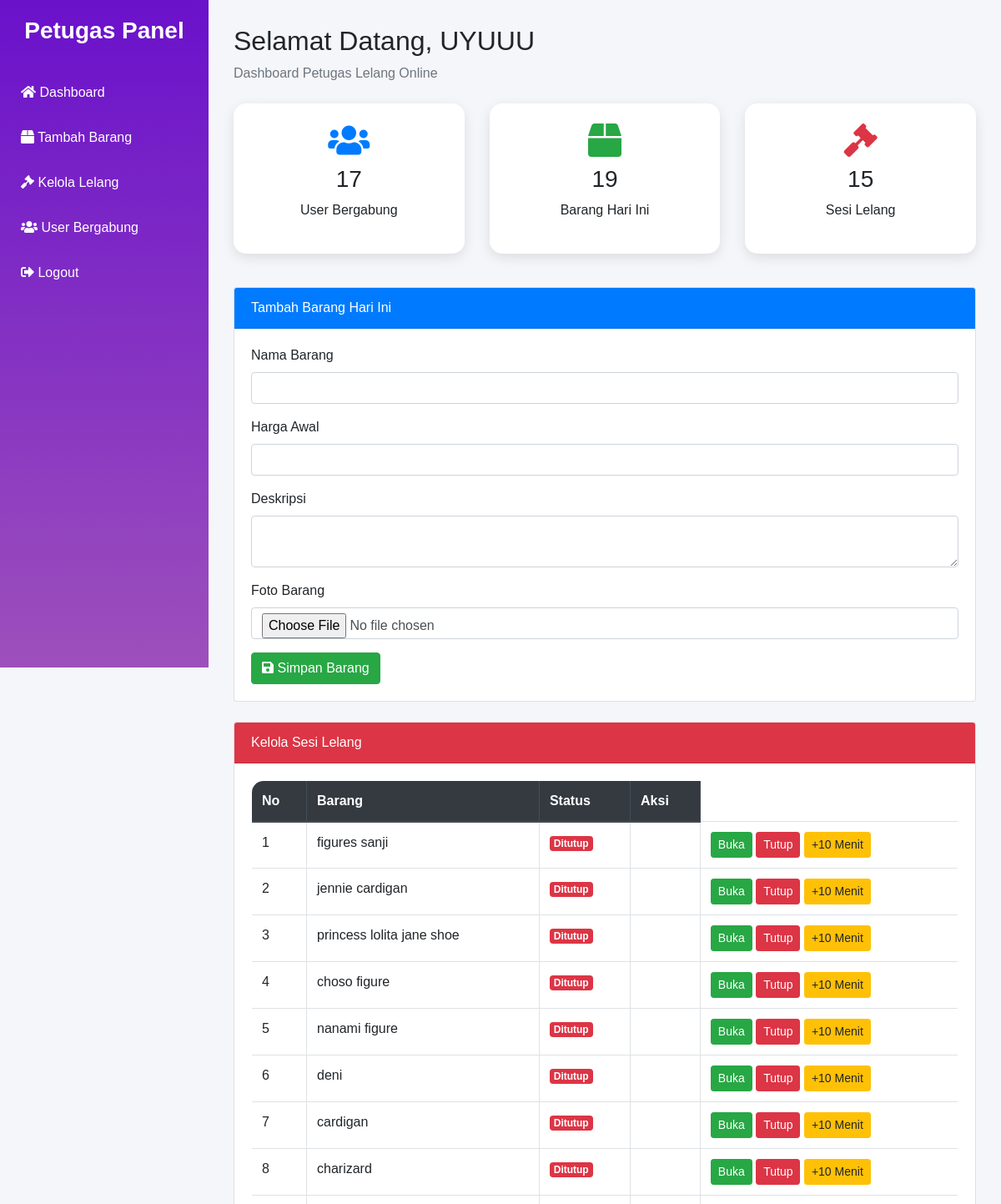
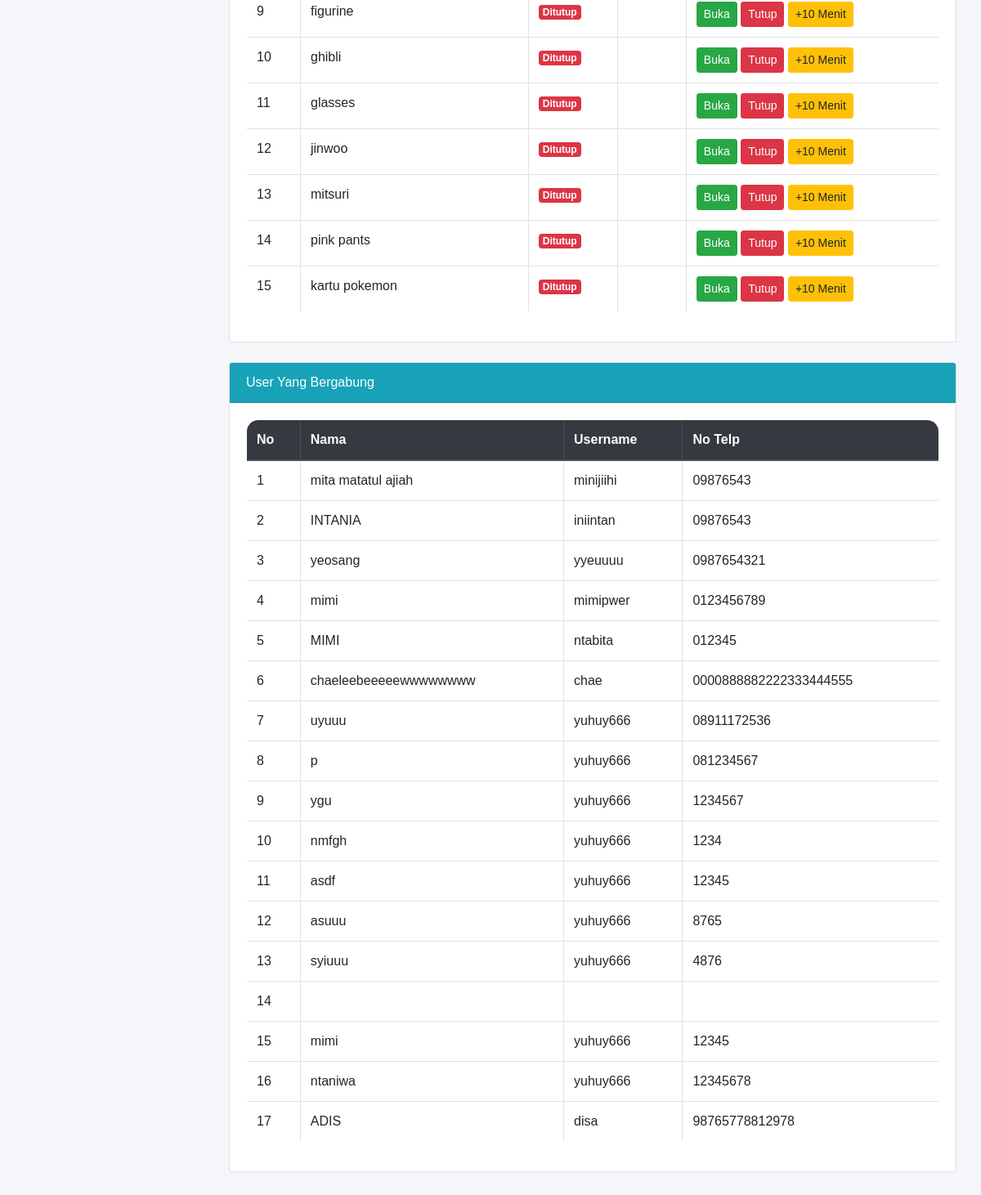
Page /dashboard-petugas.php (signed in) on the committed database (2 pictures, top to bottom).
### tables this page shows
CREATE TABLE `lelang` (
  `id_lelang` int(11) NOT NULL,
  `id_barang` int(11) NOT NULL,
  `tgl_lelang` date NOT NULL,
  `harga_akhir` int(11) NOT NULL,
  `id_user` int(11) NOT NULL,
  `id_petugas` int(11) NOT NULL,
  `status` enum('dibuka','ditutup') NOT NULL
);

CREATE TABLE `barang` (
  `id_barang` int(11) NOT NULL,
  `nama_barang` varchar(25) NOT NULL,
  `photo` varchar(150) NOT NULL,
  `tgl` date NOT NULL,
  `harga_awal` int(11) NOT NULL,
  `deskripsi` varchar(100) NOT NULL
);

CREATE TABLE `masyarakat` (
  `id_user` int(11) NOT NULL,
  `nama_lengkap` varchar(25) NOT NULL,
  `username` varchar(25) NOT NULL,
  `password` varchar(25) NOT NULL,
  `telp` varchar(25) NOT NULL
);

### dashboard-petugas.php (the view, shortened to what this page needs)
<?php
include "koneksi.php";
$nama_petugas = $_SESSION['nama_petugas'];
$sqlUser = mysqli_query($koneksi, "SELECT * FROM masyarakat");
$jumlahUser = mysqli_num_rows($sqlUser);
$sqlBarang = mysqli_query($koneksi, "SELECT * FROM barang");
$jumlahBarang = mysqli_num_rows($sqlBarang);
$sqlLelang = mysqli_query($koneksi, "SELECT * FROM lelang");
$jumlahLelang = mysqli_num_rows($sqlLelang);
?>
<!DOCTYPE html>
<html lang="en">
<head>
<link rel="stylesheet" href="https://cdn.jsdelivr.net/npm/bootstrap@4.6.2/dist/css/bootstrap.min.css">
<link rel="stylesheet" href="https://cdnjs.cloudflare.com/ajax/libs/font-awesome/5.15.4/css/all.min.css">
</head>
<body>
<div class="sidebar">
    <h3>Petugas Panel</h3>
    <a href="index.php">
        <i class="fas fa-home"></i>
        Dashboard
    </a>
    <a href="barang.php">
        <i class="fas fa-box"></i>
        Tambah Barang
    </a>
    <a href="#lelang">
        <i class="fas fa-gavel"></i>
        Kelola Lelang
    </a>
    <a href="#user">
        <i class="fas fa-users"></i>
        User Bergabung
    </a>
    <a href="logout.php">
        <i class="fas fa-sign-out-alt"></i>
        Logout
    </a>
</div>
<div class="content">
    <h2>
        Selamat Datang,
        <?= strtoupper($nama_petugas); ?>
    </h2>
    <p class="text-muted">
        Dashboard Petugas Lelang Online
    </p>
    <div class="row mt-4">
        <div class="col-md-4 mb-3">
            <div class="card card-dashboard p-4 text-center">
                <i class="fas fa-users text-primary"></i>
                <h3><?= $jumlahUser; ?></h3>
                <p>User Bergabung</p>
            </div>
        </div>
        <div class="col-md-4 mb-3">
            <div class="card card-dashboard p-4 text-center">
                <i class="fas fa-box text-success"></i>
                <h3><?= $jumlahBarang; ?></h3>
                <p>Barang Hari Ini</p>
            </div>
        </div>
        <div class="col-md-4 mb-3">
            <div class="card card-dashboard p-4 text-center">
                <i class="fas fa-gavel text-danger"></i>
                <h3><?= $jumlahLelang; ?></h3>
                <p>Sesi Lelang</p>
            </div>
        </div>
    </div>
    <div class="card mt-4" id="barang">
        <div class="card-header bg-primary text-white">
            Tambah Barang Hari Ini
        </div>
        <div class="card-body">
            <form action="barang-simpan.php" method="POST" enctype="multipart/form-data">
                <div class="form-group">
                    <label>Nama Barang</label>
                    <input type="text" name="nama_barang" class="form-control" required>
                </div>
                <div class="form-group">
                    <label>Harga Awal</label>
                    <input type="number" name="harga_awal" class="form-control" required>
                </div>
                <div class="form-group">
                    <label>Deskripsi</label>
                    <textarea name="deskripsi" class="form-control"></textarea>
                </div>
                <div class="form-group">
                    <label>Foto Barang</label>
                    <input type="file" name="photo" class="form-control">
                </div>
                <button type="submit" class="btn btn-success">
                    <i class="fas fa-save"></i>
                    Simpan Barang
                </button>
            </form>
        </div>
    </div>
    <div class="card mt-4" id="lelang">
        <div class="card-header bg-danger text-white">
            Kelola Sesi Lelang
        </div>
        <div class="card-body">
            <table class="table table-bordered">
                <thead class="thead-dark">
                    <tr>
                        <th>No</th>
                        <th>Barang</th>
                        <th>Status</th>
                        <th>Aksi</th>
                    </tr>
                </thead>
                <tbody>
                <?php
                $no = 1;
                $sql = mysqli_query($koneksi,"
                    SELECT * FROM lelang a
                    INNER JOIN barang b
                    ON a.id_barang=b.id_barang
                ");
                while($data = mysqli_fetch_array($sql)){
                ?>
                    <tr>
                        <td><?= $no++; ?></td>
                        <td><?= $data['nama_barang']; ?></td>
                        <td>
                            <?php
                            if($data['status']=="dibuka"){
                                echo "<span class='badge badge-success'>Dibuka</span>";
                            }else{
                                echo "<span class='badge badge-danger'>Ditutup</span>";
                            }
                            ?>
                        </td>
                        <td>
                            <td>
    <a href="?aksi=buka&id=<?= $data['id_lelang']; ?>"
       class="btn btn-success btn-sm">
       Buka
    </a>
    <a href="?aksi=tutup&id=<?= $data['id_lelang']; ?>"
       class="btn btn-danger btn-sm">
       Tutup
    </a>
    <a href="?aksi=waktu&id=<?= $data['id_lelang']; ?>"
       class="btn btn-warning btn-sm">
       +10 Menit
    </a>
</td>
                    </tr>
                <?php } ?>
                </tbody>
            </table>
        </div>
    </div>
    <div class="card mt-4" id="user">
        <div class="card-header bg-info text-white">
            User Yang Bergabung
        </div>
        <div class="card-body">
            <table class="table table-bordered">
                <thead class="thead-dark">
                    <tr>
                        <th>No</th>
                        <th>Nama</th>
                        <th>Username</th>
                        <th>No Telp</th>
                    </tr>
                </thead>
                <tbody>
                <?php
                $no = 1;
                $user = mysqli_query($koneksi,"
                    SELECT * FROM masyarakat
                ");
                while($u = mysqli_fetch_array($user)){
                ?>
                    <tr>
                        <td><?= $no++; ?></td>
                        <td><?= $u['nama_lengkap']; ?></td>
                        <td><?= $u['username']; ?></td>
                        <td><?= $u['telp']; ?></td>
                    </tr>
                <?php } ?>
                </tbody>
            </table>
        </div>
    </div>
</div>
</body>
</html>

### dashboard-petugas.php (style rules this page uses)
body { background:#f5f6fa; font-family:sans-serif; }
.sidebar { width:250px; height:100vh; background:linear-gradient(180deg,#6a11cb,#9d50bb); position:fixed; color:white; padding-top:20px; }
.sidebar h3 { text-align:center; margin-bottom:30px; font-weight:bold; }
.sidebar a { display:block; color:white; padding:15px 25px; text-decoration:none; transition:0.3s; }
.content { margin-left:250px; padding:30px; }
.card-dashboard { border:none; border-radius:15px; box-shadow:0 5px 15px rgba(0,0,0,0.1); }
.card-dashboard i { font-size:40px; margin-bottom:10px; }
.table { background:white; border-radius:15px; overflow:hidden; }

### rows in the picture
lelang: id_barang.nama_barang "figures sanji", status "Ditutup"
lelang: id_barang.nama_barang "jennie cardigan", status "Ditutup"
lelang: id_barang.nama_barang "princess lolita jane shoe", status "Ditutup"
lelang: id_barang.nama_barang "choso figure", status "Ditutup"
lelang: id_barang.nama_barang "nanami figure", status "Ditutup"
lelang: id_barang.nama_barang "deni", status "Ditutup"
lelang: id_barang.nama_barang "cardigan", status "Ditutup"
lelang: id_barang.nama_barang "charizard", status "Ditutup"
lelang: id_barang.nama_barang "figurine", status "Ditutup"
lelang: id_barang.nama_barang "ghibli", status "Ditutup"
lelang: id_barang.nama_barang "glasses", status "Ditutup"
lelang: id_barang.nama_barang "jinwoo", status "Ditutup"
lelang: id_barang.nama_barang "mitsuri", status "Ditutup"
lelang: id_barang.nama_barang "pink pants", status "Ditutup"
lelang: id_barang.nama_barang "kartu pokemon", status "Ditutup"
masyarakat: nama_lengkap "mita matatul ajiah", username "minijiihi", telp "09876543"
masyarakat: nama_lengkap "INTANIA", username "iniintan", telp "09876543"
masyarakat: nama_lengkap "yeosang", username "yyeuuuu", telp "0987654321"
masyarakat: nama_lengkap "mimi", username "mimipwer", telp "0123456789"
masyarakat: nama_lengkap "MIMI", username "ntabita", telp "012345"
masyarakat: nama_lengkap "chaeleebeeeeewwwwwwww", username "chae", telp "0000888882222333444555"
masyarakat: nama_lengkap "uyuuu", username "yuhuy666", telp "08911172536"
masyarakat: nama_lengkap "p", username "yuhuy666", telp "081234567"
masyarakat: nama_lengkap "ygu", username "yuhuy666", telp "1234567"
masyarakat: nama_lengkap "nmfgh", username "yuhuy666", telp "1234"
masyarakat: nama_lengkap "asdf", username "yuhuy666", telp "12345"
masyarakat: nama_lengkap "asuuu", username "yuhuy666", telp "8765"
masyarakat: nama_lengkap "syiuuu", username "yuhuy666", telp "4876"
masyarakat: nama_lengkap "mimi", username "yuhuy666", telp "12345"
masyarakat: nama_lengkap "ntaniwa", username "yuhuy666", telp "12345678"
masyarakat: nama_lengkap "ADIS", username "disa", telp "98765778812978"

### other values in the picture
$nama_petugas "UYUUU"
$jumlahUser "17"
$jumlahBarang "19"
$jumlahLelang "15"
